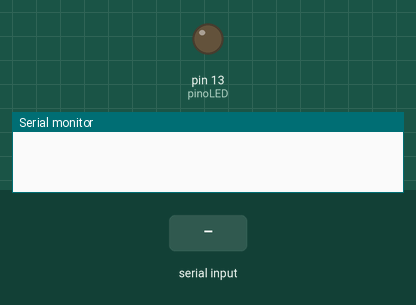
This sketch was run on a simulated Arduino Mega 2560, built with avr-gcc and run on an emulated ATmega2560. Shown: output pins drawn as LEDs (lit = HIGH), the last lines printed to the serial monitor. The test bench sets the inputs (shaded band).

Above: at 1.2 s.
1.3 s: "L" received over the second serial link
At 2.6 s:
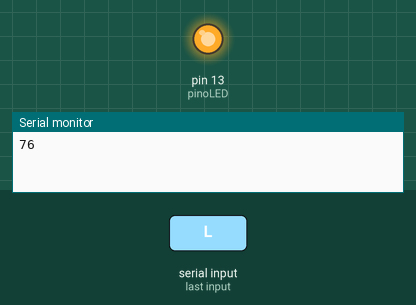
2.9 s: "D" received over the second serial link
At 3.9 s:
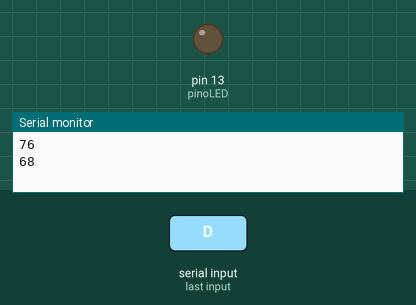
Timing chart, 0 to 5.9 s (numbered marks = the images above; inputs shaded):
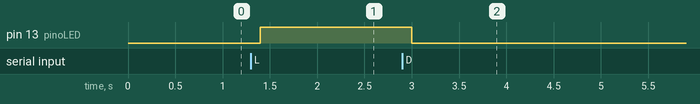

Measured:
- after the input at 1.3 s, pin 13 (pinoLED): LOW → HIGH after 0.10 s
- after the input at 2.9 s, pin 13 (pinoLED): HIGH → LOW after 0.10 s

The sketch:

Bluetoth.ino
```cpp
#include <SoftwareSerial.h>

SoftwareSerial hc06(50,51);

int comando;
int pinoLED = 13;

void setup(){
   Serial.begin(9600);
   hc06.begin(9600);
   pinMode(pinoLED, OUTPUT);

}

void loop(){
   if(hc06.available()){
    comando = hc06.read();
     Serial.println(comando);
     delay(100);
     if(comando == 'L'){
      digitalWrite(pinoLED, HIGH);
     }
     if(comando == 'D'){
            digitalWrite(pinoLED, LOW);
     }
   }
}
```
